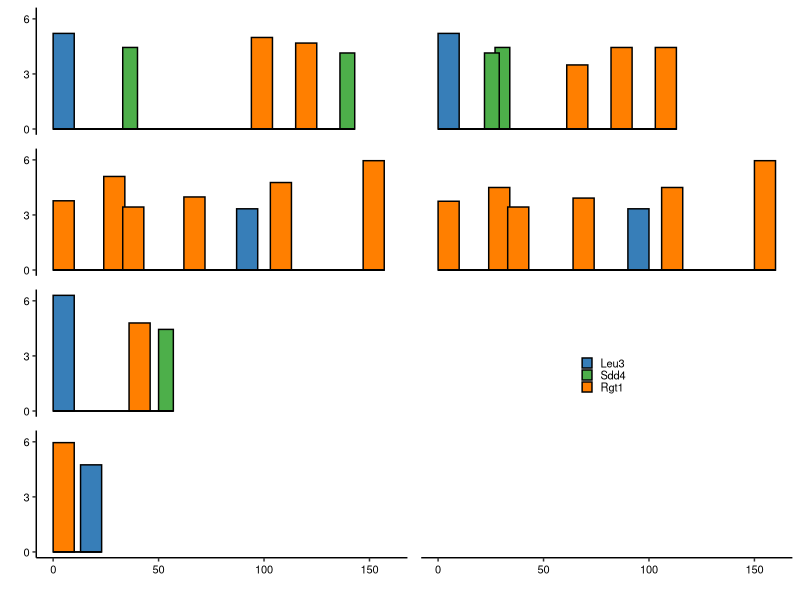

The R source for this figure:
# 
# MCAST_hits.R
# 
# Seungsoo Kim
# September 26, 2018

# directories ----
setwd("/Volumes/shendure-vol8/projects/mutagenesis.3C/nobackup/MAP-C")
dir <- "data"
out <- "figures"

library(ggplot2)
library(dplyr)
library(reshape)
library(RColorBrewer)
library(data.table)
library(grid)
library(gplots)
library(scales)
library(permute)
library(gridExtra)

brewercols <- brewer.pal(n=6,name="Set1")
classcols <- c(brewercols[2],brewercols[3],brewercols[5])
paper.font <- theme(text=element_text(size=8), axis.text=element_text(size=8,color="black"), legend.text=element_text(size=8))

TFs <- c("Leu3","Sdd4","Rgt1")
x <- read.table("Scer_0.0005_50_Leu3_Sdd4_Rgt1_LR.motifs.txt")
colnames(x) <- c("chr","chrstart","chrend","locus","score","motifno","motifstart","motifend","motifscore","motifdir","TF","pval")
x <- x[order(x$pval),]
x$TF <- factor(x$TF,levels=TFs)
x$genome <- "Scer"

y <- read.table("Sbay_0.0005_50_Leu3_Sdd4_Rgt1_LR.motifs.txt")
colnames(y) <- c("chr","chrstart","chrend","locus","score","motifno","motifstart","motifend","motifscore","motifdir","TF","pval")
y <- y[order(y$pval),]
y$TF <- factor(y$TF,levels=TFs)
y$genome <- "Suva"

z <- rbind(x,y)

pdf(paste(out,"/MCAST_hits.pdf",sep=""),2.5,1.7)
ggplot(z) + geom_rect(aes(xmin=motifstart, xmax=motifend+1, ymin=0, ymax=-log10(pval), fill=TF), color="black") + 
  geom_segment(aes(x=0,xend=chrend-chrstart+1,y=0,yend=0)) +
  facet_grid(motifno ~ genome) + theme_classic() + paper.font +
  theme(panel.spacing = unit(0.35,"cm"), strip.background = element_blank(), strip.text = element_blank(), 
        legend.position = c(0.75,0.35), legend.background = element_blank(), legend.key.size=unit(0.3,"cm")) + 
  xlab("") + ylab("") + 
  scale_fill_manual(values=classcols,name="") + scale_y_continuous(breaks=c(0,3,6))
dev.off()
